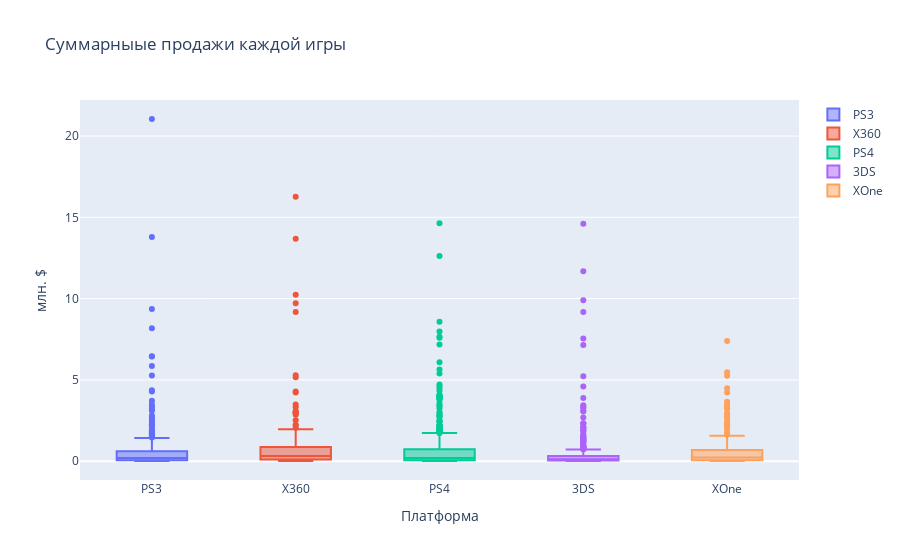

Source (notebook cell):
### Markdown cell above
Построим график «ящик с усами» по глобальным продажам каждой игры и разбивкой по платформам:

### Code cell
# <создадим датафрейм отражающий суммарныые продажи каждой игры c разбивкой по платформам,>
# <и построим диаграмму размаха с помощью пакета plotly>
top5_platform_fresh_data = games[(games['platform'].isin(['PS4','PS3','X360','3DS','XOne'])) & (games['year_of_release']>2011)]
data = []
for platform in top5_platform_fresh_data.platform.unique():
    data.append(
        go.Box(y=top5_platform_fresh_data[top5_platform_fresh_data.platform==platform].sum_sales, name=platform)
    )
layout = {'title': 'Cуммарныые продажи каждой игры', 'yaxis': {'title': 'млн. $'},'xaxis': {'title': 'Платформа'}}
fig = go.Figure(data=data, layout=layout)
iplot(fig, show_link=False)

### Figure 1 — Plotly figure (JSON) as saved in the notebook; plotly's stock layout.template omitted (floating-point values rounded to 4 significant figures; data arrays with more than 128 entries replaced by an {"elided": "..."} marker saying what was removed)
{"data": [{"name": "PS3", "type": "box", "y": {"elided": "494 float values"}}, {"name": "X360", "type": "box", "y": {"elided": "294 float values"}}, {"name": "PS4", "type": "box", "y": {"elided": "392 float values"}}, {"name": "3DS", "type": "box", "y": {"elided": "397 float values"}}, {"name": "XOne", "type": "box", "y": {"elided": "247 float values"}}], "layout": {"title": {"text": "Cуммарныые продажи каждой игры"}, "xaxis": {"title": {"text": "Платформа"}}, "yaxis": {"title": {"text": "млн. $"}}}}
